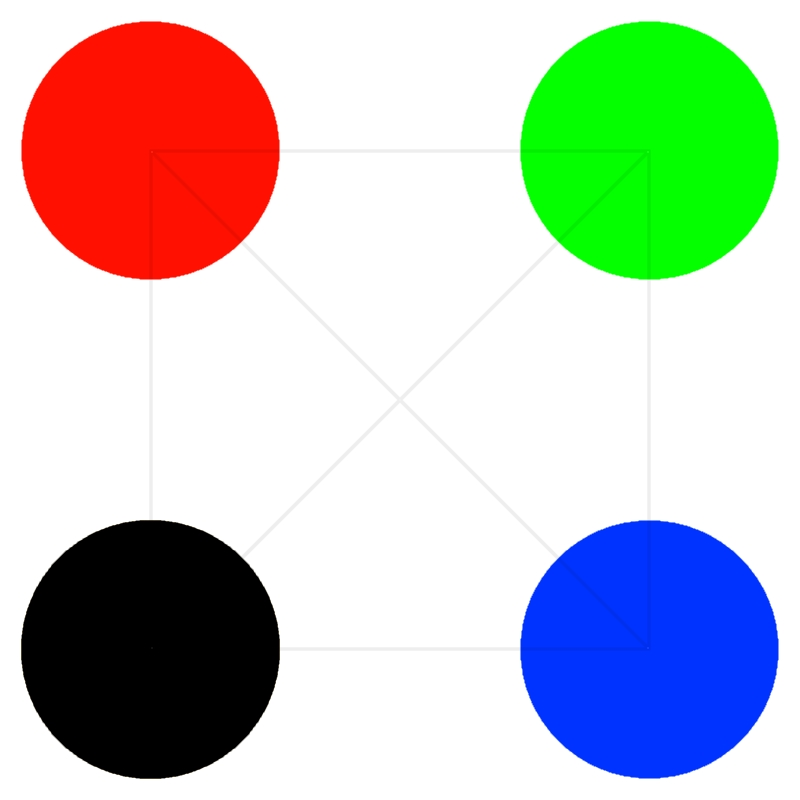
//> input picture cv_tracker/img/landing_guide_codeBLACK.jpg, 800 x 800 px, given in place of the camera
$ ./tracker   (built with g++ and OpenCV 4)
//> lines starting //> are read from the running program, lines starting //| are printed output that depends on the picture; after the words box and inside, x2 and y2 are one past the last pixel; in counts of white or black regions, pixels touching at a corner belong together
### FinalFullDocument/legacycode/Camera.h
#ifndef _CAMERA_H_
#define _CAMERA_H_

#include <string>
#include <iostream>


class Camera
{

public:
	Camera();
	~Camera();


    void setFocaLength( );
    double getFocalLength() { return focal_length; }
    double getDist( );
    void setA( double val ) { curr_a = val ; }
    void setB( double val ) { curr_b = val ; }
    void setC( double val ) { curr_c = val ; }
    double getA() { return curr_a; }
    double getB() { return curr_b; }
    double getC() { return curr_c; }
    void resetBlobs();
    void incBlobs();
    double blobTotal();
private:
    //double that keeps track of how many
    //blobs that are being detected
    double tracked_blobs;
    double focal_length;

    //SMALL PAPER
    //const double known_obj_width = 5.5;
    //const double known_obj_dist  = 27.0;

    //LARGE PAPER
    const double known_obj_width = 11.5;
    const double known_obj_dist  = 30.5;
    double dist;

    //Original Pixel Widths

    //SMALL PAPER
    //const double orig_a = 141.00;
    //const double orig_b = 139.87;
    //const double orig_c = 142.68;

    //LARGE PAPER
    const double orig_a = 273.827;
    const double orig_b = 276.123;
    const double orig_c = 270.017;

    //Observed Pixel Widths
    double curr_a;
    double curr_b;
    double curr_c;


};

#endif

### FinalFullDocument/legacycode/Triangle.h
#ifndef _TRIANGLE_H_
#define _TRIANGLE_H_

#include <string>
#include <iostream>
#include "Coord.h"
#include "math.h"
#define PI 3.14159265

class Triangle
{
public:
	Triangle();
	Triangle(Coord c1, Coord c2, Coord c3);
	~Triangle();


	void setPoint(std::string pointName, Coord point);
	void setSide(std::string sideName, Coord firstPoint, Coord secondPoint);
	double calcSide(Coord P1, Coord P2);
	Coord getPoint(std::string pointName);
	double getSide(std::string sideName);

	//find all angles
    void lawOfCosines();
    double radToDeg(double radVal);

    void printTriangle();

private:

    //Reminder:
    //sideA = dist(pointB, pointC);
    //sideB = dist(pointA, pointC);
    //sideC = dist(pointA, pointB);

    //Angle A = angle at pointA,
    //Angle B = angle at pointB,
    //Angle C = angle at pointC,
    double sideA, sideB, sideC;
	Coord pointA, pointB, pointC;
    double angleA, angleB, angleC;


};

#endif

### FinalFullDocument/legacycode/Coord.h
#ifndef _COORD_H_
#define _COORD_H_

#include <string>

class Coord
{
public:
	Coord();
	~Coord();


	int getX();
	void setX(int val);

	int getY();
	void setY(int val);

	bool isTracking();
	void setTracking(bool val);
	std::string printTracking();

private:
    bool tracking;
	int  xPos, yPos;

};

#endif

### FinalFullDocument/legacycode/LED.h
/*************************************************************************//**
 * @file LED.h
 *
 * @author Julian Brackins
 *
 * @brief HEADER - class for LED groupings. HSV values stored in this class.
 *
 *****************************************************************************/

#ifndef _LED_H_
#define _LED_H_

/******************************************************************************
 *
 * INCLUDE
 *
 ******************************************************************************/

#include <string>
#include "opencv/cv.h"
#include "opencv/highgui.h"

/*************************************************************************//**
* @class LED
*
* @author Julian Brackins
*
* @brief LEDs! Not really anymore but who wants to mess with names.
*
*****************************************************************************/
class LED
{
public:
	LED();
    LED(std::string name);
	~LED();

	int getX()                  { return xPos; }
	void setX(int val)          { xPos = val; }

	int getY()                  { return LED::yPos; }
	void setY(int val)          { LED::yPos = val; }

    cv::Scalar getHSVmin()      { return LED::HSVmin; }
    cv::Scalar getHSVmax()      { return LED::HSVmax; }

    void setHSVmax(cv::Scalar val)  { LED::HSVmax = val; }
    void setHSVmin(cv::Scalar val)  { LED::HSVmin = val; }

    std::string getColour()         { return colour; }
    void setColour(std::string val) { colour = val;  }

    cv::Scalar getText()         { return txtColour; }
    void setText(cv::Scalar val) { txtColour = val;  }

private:
	int xPos, yPos;
	std::string colour;
	cv::Scalar HSVmin, HSVmax;
	cv::Scalar txtColour;
};

#endif //LED_H

### FinalFullDocument/legacycode/Camera.cpp
#include "Camera.h"


Camera::Camera()
{
    setFocaLength( );
    Camera::resetBlobs();
}

Camera::~Camera()
{
}

void Camera::setFocaLength( )
{
    double avg_pix = ( orig_a + orig_b + orig_c ) / 3.0;
    focal_length = avg_pix * ( known_obj_dist / known_obj_width );
}

// [11 lines left out: function getDist, not called in this run]


void Camera::resetBlobs( )
{
    tracked_blobs = 0;
}

void Camera::incBlobs( )
{
    tracked_blobs += 1;
}

// [4 lines left out: function blobTotal, not called in this run]

### FinalFullDocument/legacycode/Triangle.cpp
#include "Triangle.h"


Triangle::Triangle()
{
    sideA = 0.0;
    sideB = 0.0;
    sideC = 0.0;
}


// [6 lines left out: function Triangle, not called in this run]

Triangle::~Triangle()
{
}

// [41 lines left out: functions setPoint, setSide, calcSide, getPoint, not called in this run]

double Triangle::getSide(std::string sideName)
{
    if(sideName == "A")
        return sideA;
    else if(sideName == "B")
        return sideB;
    else if(sideName == "C")
        return sideC;
    else
        return -200.0;
}

// [28 lines left out: functions lawOfCosines, radToDeg, printTriangle, not called in this run]

### FinalFullDocument/legacycode/Coord.cpp
#include "Coord.h"


Coord::Coord()
{
    setX(0);
    setY(0);
    setTracking(false);
}


Coord::~Coord()
{
}


// [4 lines left out: function getX, not called in this run]

void Coord::setX(int val)
{
	Coord::xPos = val;
}

// [4 lines left out: function getY, not called in this run]

void Coord::setY(int val)
{
	Coord::yPos = val;
}


bool Coord::isTracking()
{
    return Coord::tracking;
}

// [7 lines left out: function printTracking, not called in this run]

void Coord::setTracking(bool val)
{
    Coord::tracking = val;
}

### FinalFullDocument/legacycode/LED.cpp
/*************************************************************************//**
 * @file LED.cpp
 *
 * @author Julian Brackins
 *
 * @brief SOURCE - class for LED groupings. HSV values stored in this class.
 *
 *****************************************************************************/

#include "LED.h"

/**************************************************************************//**
 * @author Julian Brackins
 *
 * @par Description:
 * LED Constructor. The empty constructor should never be used...
 *
 *****************************************************************************/
LED::LED()
{

}

/**************************************************************************//**
 * @author Julian Brackins
 *
 * @par Description:
 * LED Constructor for when a name is passed in as a parameter. This decides
 * what colour the LED is.
 *
 *****************************************************************************/
LED::LED(std::string name)
{

	setColour(name);

    //TODO: Adjust HSV vals to something more appropriate...
	if(name=="green")
	{
		setHSVmin(cv::Scalar(32, 55, 0));
		setHSVmax(cv::Scalar(105, 256, 256));

		//BGR value for Green:
		setText(cv::Scalar(0,255,0));
	}
	if(name=="yellow")
	{
		setHSVmin(cv::Scalar(17, 34, 201));
		setHSVmax(cv::Scalar(45, 256, 256));

		//BGR value for Yellow:
		setText(cv::Scalar(0,255,255));
	}
	if(name=="red")
	{
        setHSVmin(cv::Scalar(0,181,0));
        setHSVmax(cv::Scalar(217,256,224));

		//BGR value for Red:
		setText(cv::Scalar(0,0,255));
	}
	if(name=="blue")
	{
		setHSVmin(cv::Scalar(87, 110, 0));
		setHSVmax(cv::Scalar(200, 256, 139));

		//BGR value for Red:
		setText(cv::Scalar(0,0,255));
	}

}

/**************************************************************************//**
 * @author Julian Brackins
 *
 * @par Description:
 * LED Destructor.
 *
 *****************************************************************************/
LED::~LED()
{

}

### cv_tracker/src/tracker.cpp
/*************************************************************************//**
 * @file tracker.cpp
 *
 * @brief SOURCE - Blob detection software for determining distance
 *
 *
 * @section course_section CSC 465
 *
 * @author Julian Brackins
 *
 * @date December March, 10
 *
 * @par Professor:
 *         Dr. Jeff McGough
 *
 * @par Course:
 *         CSC 465 - M001 - Tues / Thurs - 9:00am
 *
 * @par Location:
 *         McLaury - 304
 *
 * @section program_section Program Information
 *
 * @details
 * This software should hopefully soon be adapted into a ROS publisher that is
 * capable of sending messages to our UAV to indicate the craft's distance from
 * our landing pad situated on our Unmanned Ground Vechicle (UGV). This is done
 * using three equidistant coloured dots, or "blobs" situated on our landing pad.
 * Utilizing OpenCv's libraries for tracking specific colours, these three blobs
 * are recognized by the software's camera feed, with corresponding coordinates
 * in relation to the camera feed's image plane. The software compares these values
 * to the stored points read in from the configuration file in order to compare the
 * observed size of the objects being tracked to the known size of these objects that
 * has been previously calibrated and written to a config file.
 *
 * @section compile_section Compiling and Usage
 *
 * @par Compiling Instructions:
 *      (Linux) - catkin_make
 *
 * @par Usage:
 @verbatim
 ./tracker -[options] [configfile]
 @endverbatim
 *
 * @section todo_bugs_modification_section Todo, Bugs, and Modifications
 *
 * @par Modifications and Development Timeline:
 @verbatim
 Date              Modification
 ----------------  --------------------------------------------------------------
 * October  21, 2014    Uploading qr reader with distance algorithm
 *
 * November  4, 2014    Adding led stuff
 *
 * February  2, 2015    Set up LED tracking code
 *
 * February  8, 2015    Created Coordinates and Triangle classes, need to start
 *                      working on distance algorithm.
 *
 * February 16, 2015    Triangle is set up and printing, but lawOfCosines
 *                      calculation isn't working right.
 *
 * February 21, 2015    Cleaning out led directory's cmake files so that code
 *                      builds more easily on other machines
 *
 * February 22, 2015    Distance approximations now working through blob
 *                      detection, Now just have to comment it all.... -.-
 *
 * February 28, 2015    A few tweaks
 *
 * March 10, 2015       Retooled tracker system so that it takes in command arguments
 *                      properly. run <tracker -h> to see the command line options.
 *                      Tracker can now determine distance from just two blobs. Need
 *                      to implement config files still
 *
 @endverbatim
 *
 ******************************************************************************/

/******************************************************************************
 *
 * INCLUDE
 *
 ******************************************************************************/


#include <sstream>
#include <string>
#include <iostream>
#include <vector>
#include <unistd.h>
#include <opencv2/opencv.hpp>
#include "opencv/cv.h"
#include <math.h>

//My Libs
#include "../inc/LED.h"
#include "../inc/Coord.h"
#include "../inc/Triangle.h"
#include "../inc/Camera.h"


using namespace cv;
using namespace std;

//default capture width and height
const int FRAME_WIDTH = 640;
const int FRAME_HEIGHT = 480;

//max number of objects to be detected in frame
const int MAX_OBJS=50;

//minimum and maximum object area
const int MIN_OBJ_AREA = 15*15;
const int MAX_OBJ_AREA = FRAME_HEIGHT*FRAME_WIDTH/1.5;
//names that will appear at the top of each window
const string winName = "Blob Detection";


int _arg_cam = 0;
//Global flags for command arguments
bool _arg_calibrate = false;
bool _arg_distance  = false;
bool _arg_points    = false;
bool _arg_booleans  = false;
bool _arg_ros       = false;

string _arg_conf     = "hsv.conf";

string intToString(int number);

Coord drawObject(LED light, Mat &frame);
void drawObject(vector<LED> lights, Mat &frame);
void trackFilteredObject(Mat thresh,Mat HSV, Mat &cameraFeed);
Coord trackFilteredObject(LED lights,Mat thresh,Mat HSV, Mat &cameraFeed);
void morpher(Mat &thresh);
ostream& operator<<(ostream& os, Coord& cd);
void Process_Arguments(int argc, char **argv);


/******************************************************************************
 * @author Julian Brackins
 *
 * @par Description:
 * Set up infinite loop for program. Sorry for using main() for my whole prog..
 *
 * @param[in] argc - count of args.
 * @param[in] argv - arguments themselves.
 *
 *****************************************************************************/
int main(int argc, char* argv[])
{
    //true to set calibration

    Process_Arguments( argc, argv);


	//Matrix to store each frame of the webcam feed
	Mat cameraFeed, dest, camGray;
	Mat thresh, thresh2;
	Mat HSV;


	//video capture object to acquire webcam feed
	VideoCapture capture;
	//open capture object at location one (default location for usb cam)

	    capture.open(_arg_cam);

    //Fixes the VM from shitting the bed
	capture.set(CV_CAP_PROP_FRAME_WIDTH , 352);
    capture.set(CV_CAP_PROP_FRAME_HEIGHT , 288);

	//set height and width of capture frame
	capture.set(CV_CAP_PROP_FRAME_WIDTH,FRAME_WIDTH);
	capture.set(CV_CAP_PROP_FRAME_HEIGHT,FRAME_HEIGHT);


	//infinite loop where all operations occur.
	while(1)
	{
		//store image to matrix
		capture.read(cameraFeed);
//> cameraFeed is the input picture: 800 rows x 800 cols, CV_8UC3; mean B, G, R 192.1, 197.5, 192.3

		//convert frame from BGR to HSV colorspace
		cvtColor(cameraFeed,HSV,COLOR_BGR2HSV);
//> HSV: 800 rows x 800 cols, CV_8UC3; mean H, S, V 15.5, 63, 233.6

        /// Convert the image to Gray
        cvtColor( cameraFeed, camGray, CV_BGR2GRAY );
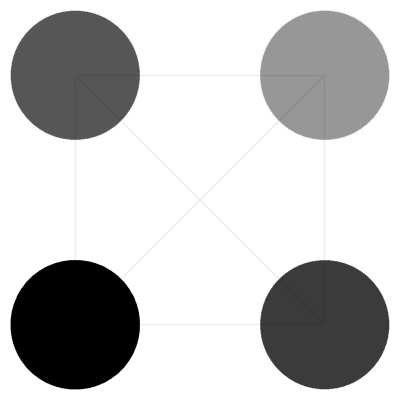
//> camGray: 800 rows x 800 cols, CV_8UC1 (shown at 1/2 size); min 0, max 255, mean 195.4
        threshold( camGray, dest, 0, 255, CV_THRESH_BINARY_INV | CV_THRESH_OTSU );
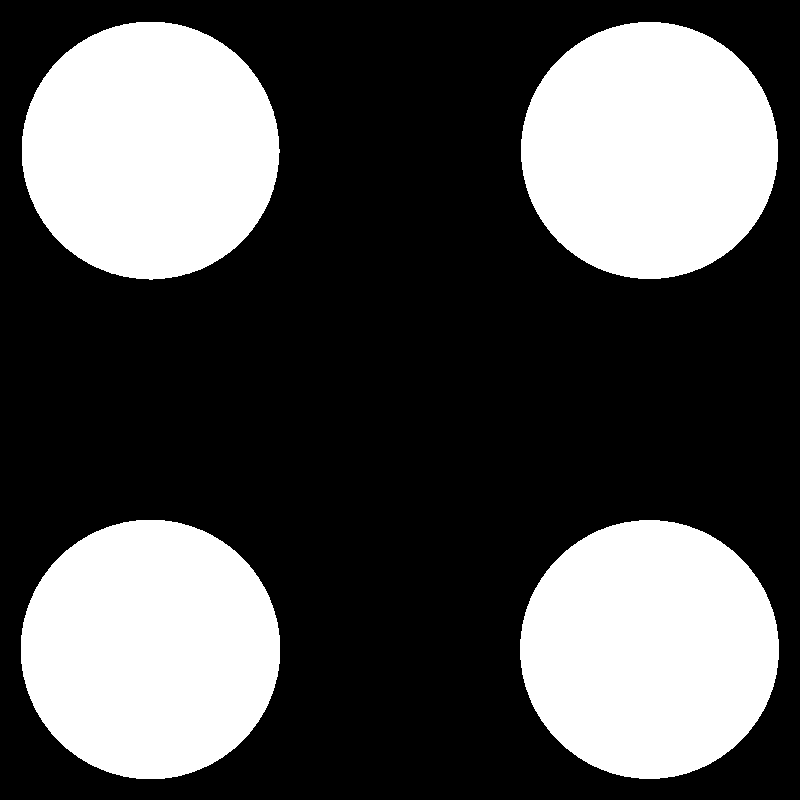
//> dest: 800 rows x 800 cols, CV_8UC1; 32.8% white; 4 white regions, box (x1, y1, x2, y2) and area: (21, 520, 280, 779) 52933, (520, 520, 779, 779) 52571, (22, 22, 280, 280) 52228, (521, 22, 778, 279) 51912
        imshow("CORCLES", dest);
	    //Create LEDs
	    LED green("green"), blue("blue"), red("red"), yellow("yellow");
//> (the rest of the program and of its run is left out)
